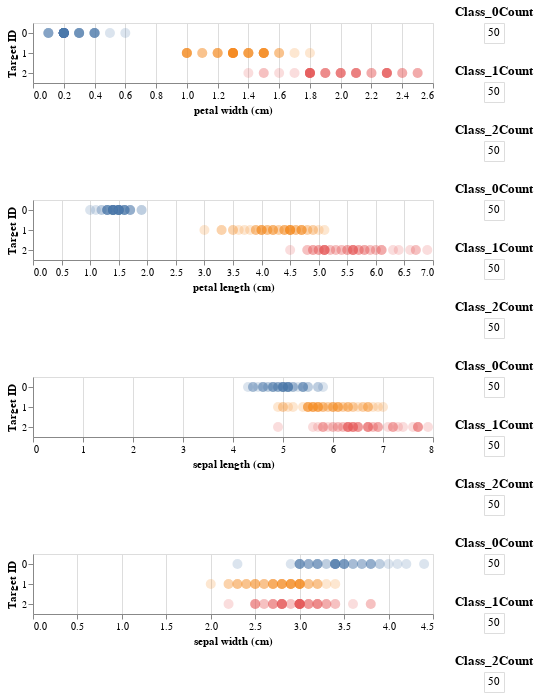

Notebook source saved alongside this figure:
### Markdown cell above
# Classifier with thresholding chart

### Code cell
col = corrframe.columns.to_list()
print('Top(start) bottom(end)')
print('\n')
print('You have to select boundaries at the very top chart first, \n then consecutively move down')
test = complexCharts(frame, col)
t = test[0]
for i in range(1, len(col)):
  t &= test[i]
t

### Figure 1 — Vega-Lite specification as saved in the notebook (floating-point values rounded to 4 significant figures; data arrays with more than 128 entries replaced by an {"elided": "..."} marker saying what was removed)
{"config": {"view": {"continuousWidth": 400, "continuousHeight": 300}}, "vconcat": [{"hconcat": [{"data": {"name": "data-6b7a59183ffc9eb303b21de920314fdd"}, "mark": {"type": "circle", "opacity": 0.2, "size": 100}, "encoding": {"color": {"condition": {"type": "nominal", "field": "target", "legend": null, "selection": "selector175"}, "value": "lightgray"}, "x": {"type": "quantitative", "field": "petal width (cm)"}, "y": {"type": "nominal", "field": "target", "title": "Target ID"}}, "selection": {"selector175": {"type": "interval", "encodings": ["x"]}}}, {"vconcat": [{"data": {"name": "data-e1807c03a4cd44aa388fcfce5b7102b2"}, "mark": "text", "encoding": {"key": {"type": "quantitative", "field": "target"}, "text": {"type": "nominal", "aggregate": "count"}, "y": {"type": "ordinal", "axis": null, "field": "count"}}, "title": "Class_0Count", "transform": [{"filter": {"selection": "selector175"}}]}, {"data": {"name": "data-cdd8bcd9511d6bc16d875782c3ae9a84"}, "mark": "text", "encoding": {"key": {"type": "quantitative", "field": "target"}, "text": {"type": "nominal", "aggregate": "count"}, "y": {"type": "ordinal", "axis": null, "field": "count"}}, "title": "Class_1Count", "transform": [{"filter": {"selection": "selector175"}}]}, {"data": {"name": "data-e5411bd19f6ffe3ad9fa9a9c10eb4855"}, "mark": "text", "encoding": {"key": {"type": "quantitative", "field": "target"}, "text": {"type": "nominal", "aggregate": "count"}, "y": {"type": "ordinal", "axis": null, "field": "count"}}, "title": "Class_2Count", "transform": [{"filter": {"selection": "selector175"}}]}]}]}, {"hconcat": [{"data": {"name": "data-6b7a59183ffc9eb303b21de920314fdd"}, "mark": {"type": "circle", "opacity": 0.2, "size": 100}, "encoding": {"color": {"condition": {"type": "nominal", "field": "target", "legend": null, "selection": "selector176"}, "value": "lightgray"}, "x": {"type": "quantitative", "field": "petal length (cm)"}, "y": {"type": "nominal", "field": "target", "title": "Target ID"}}, "selection": {"selector176": {"type": "interval", "encodings": ["x"]}}, "transform": [{"filter": {"selection": "selector175"}}]}, {"vconcat": [{"data": {"name": "data-e1807c03a4cd44aa388fcfce5b7102b2"}, "mark": "text", "encoding": {"key": {"type": "quantitative", "field": "target"}, "text": {"type": "nominal", "aggregate": "count"}, "y": {"type": "ordinal", "axis": null, "field": "count"}}, "title": "Class_0Count", "transform": [{"filter": {"selection": {"and": ["selector175", "selector176"]}}}]}, {"data": {"name": "data-cdd8bcd9511d6bc16d875782c3ae9a84"}, "mark": "text", "encoding": {"key": {"type": "quantitative", "field": "target"}, "text": {"type": "nominal", "aggregate": "count"}, "y": {"type": "ordinal", "axis": null, "field": "count"}}, "title": "Class_1Count", "transform": [{"filter": {"selection": {"and": ["selector175", "selector176"]}}}]}, {"data": {"name": "data-e5411bd19f6ffe3ad9fa9a9c10eb4855"}, "mark": "text", "encoding": {"key": {"type": "quantitative", "field": "target"}, "text": {"type": "nominal", "aggregate": "count"}, "y": {"type": "ordinal", "axis": null, "field": "count"}}, "title": "Class_2Count", "transform": [{"filter": {"selection": {"and": ["selector175", "selector176"]}}}]}]}]}, {"hconcat": [{"data": {"name": "data-6b7a59183ffc9eb303b21de920314fdd"}, "mark": {"type": "circle", "opacity": 0.2, "size": 100}, "encoding": {"color": {"condition": {"type": "nominal", "field": "target", "legend": null, "selection": "selector177"}, "value": "lightgray"}, "x": {"type": "quantitative", "field": "sepal length (cm)"}, "y": {"type": "nominal", "field": "target", "title": "Target ID"}}, "selection": {"selector177": {"type": "interval", "encodings": ["x"]}}, "transform": [{"filter": {"selection": {"and": ["selector175", "selector176"]}}}]}, {"vconcat": [{"data": {"name": "data-e1807c03a4cd44aa388fcfce5b7102b2"}, "mark": "text", "encoding": {"key": {"type": "quantitative", "field": "target"}, "text": {"type": "nominal", "aggregate": "count"}, "y": {"type": "ordinal", "axis": null, "field": "count"}}, "title": "Class_0Count", "transform": [{"filter": {"selection": {"and": [{"and": ["selector175", "selector176"]}, "selector177"]}}}]}, {"data": {"name": "data-cdd8bcd9511d6bc16d875782c3ae9a84"}, "mark": "text", "encoding": {"key": {"type": "quantitative", "field": "target"}, "text": {"type": "nominal", "aggregate": "count"}, "y": {"type": "ordinal", "axis": null, "field": "count"}}, "title": "Class_1Count", "transform": [{"filter": {"selection": {"and": [{"and": ["selector175", "selector176"]}, "selector177"]}}}]}, {"data": {"name": "data-e5411bd19f6ffe3ad9fa9a9c10eb4855"}, "mark": "text", "encoding": {"key": {"type": "quantitative", "field": "target"}, "text": {"type": "nominal", "aggregate": "count"}, "y": {"type": "ordinal", "axis": null, "field": "count"}}, "title": "Class_2Count", "transform": [{"filter": {"selection": {"and": [{"and": ["selector175", "selector176"]}, "selector177"]}}}]}]}]}, {"hconcat": [{"data": {"name": "data-6b7a59183ffc9eb303b21de920314fdd"}, "mark": {"type": "circle", "opacity": 0.2, "size": 100}, "encoding": {"color": {"condition": {"type": "nominal", "field": "target", "legend": null, "selection": "selector178"}, "value": "lightgray"}, "x": {"type": "quantitative", "field": "sepal width (cm)"}, "y": {"type": "nominal", "field": "target", "title": "Target ID"}}, "selection": {"selector178": {"type": "interval", "encodings": ["x"]}}, "transform": [{"filter": {"selection": {"and": [{"and": ["selector175", "selector176"]}, "selector177"]}}}]}, {"vconcat": [{"data": {"name": "data-e1807c03a4cd44aa388fcfce5b7102b2"}, "mark": "text", "encoding": {"key": {"type": "quantitative", "field": "target"}, "text": {"type": "nominal", "aggregate": "count"}, "y": {"type": "ordinal", "axis": null, "field": "count"}}, "title": "Class_0Count", "transform": [{"filter": {"selection": {"and": [{"and": [{"and": ["selector175", "selector176"]}, "selector177"]}, "selector178"]}}}]}, {"data": {"name": "data-cdd8bcd9511d6bc16d875782c3ae9a84"}, "mark": "text", "encoding": {"key": {"type": "quantitative", "field": "target"}, "text": {"type": "nominal", "aggregate": "count"}, "y": {"type": "ordinal", "axis": null, "field": "count"}}, "title": "Class_1Count", "transform": [{"filter": {"selection": {"and": [{"and": [{"and": ["selector175", "selector176"]}, "selector177"]}, "selector178"]}}}]}, {"data": {"name": "data-e5411bd19f6ffe3ad9fa9a9c10eb4855"}, "mark": "text", "encoding": {"key": {"type": "quantitative", "field": "target"}, "text": {"type": "nominal", "aggregate": "count"}, "y": {"type": "ordinal", "axis": null, "field": "count"}}, "title": "Class_2Count", "transform": [{"filter": {"selection": {"and": [{"and": [{"and": ["selector175", "selector176"]}, "selector177"]}, "selector178"]}}}]}]}]}], "$schema": "https://vega.github.io/schema/vega-lite/v4.0.2.json", "datasets": {"data-6b7a59183ffc9eb303b21de920314fdd": {"elided": "150 records"}, "data-e1807c03a4cd44aa388fcfce5b7102b2": [{"sepal length (cm)": 5.1, "sepal width (cm)": 3.5, "petal length (cm)": 1.4, "petal width (cm)": 0.2, "target": 0}, {"sepal length (cm)": 4.9, "sepal width (cm)": 3.0, "petal length (cm)": 1.4, "petal width (cm)": 0.2, "target": 0}, {"sepal length (cm)": 4.7, "sepal width (cm)": 3.2, "petal length (cm)": 1.3, "petal width (cm)": 0.2, "target": 0}, {"sepal length (cm)": 4.6, "sepal width (cm)": 3.1, "petal length (cm)": 1.5, "petal width (cm)": 0.2, "target": 0}, {"sepal length (cm)": 5.0, "sepal width (cm)": 3.6, "petal length (cm)": 1.4, "petal width (cm)": 0.2, "target": 0}, {"sepal length (cm)": 5.4, "sepal width (cm)": 3.9, "petal length (cm)": 1.7, "petal width (cm)": 0.4, "target": 0}, {"sepal length (cm)": 4.6, "sepal width (cm)": 3.4, "petal length (cm)": 1.4, "petal width (cm)": 0.3, "target": 0}, {"sepal length (cm)": 5.0, "sepal width (cm)": 3.4, "petal length (cm)": 1.5, "petal width (cm)": 0.2, "target": 0}, {"sepal length (cm)": 4.4, "sepal width (cm)": 2.9, "petal length (cm)": 1.4, "petal width (cm)": 0.2, "target": 0}, {"sepal length (cm)": 4.9, "sepal width (cm)": 3.1, "petal length (cm)": 1.5, "petal width (cm)": 0.1, "target": 0}, {"sepal length (cm)": 5.4, "sepal width (cm)": 3.7, "petal length (cm)": 1.5, "petal width (cm)": 0.2, "target": 0}, {"sepal length (cm)": 4.8, "sepal width (cm)": 3.4, "petal length (cm)": 1.6, "petal width (cm)": 0.2, "target": 0}, {"sepal length (cm)": 4.8, "sepal width (cm)": 3.0, "petal length (cm)": 1.4, "petal width (cm)": 0.1, "target": 0}, {"sepal length (cm)": 4.3, "sepal width (cm)": 3.0, "petal length (cm)": 1.1, "petal width (cm)": 0.1, "target": 0}, {"sepal length (cm)": 5.8, "sepal width (cm)": 4.0, "petal length (cm)": 1.2, "petal width (cm)": 0.2, "target": 0}, {"sepal length (cm)": 5.7, "sepal width (cm)": 4.4, "petal length (cm)": 1.5, "petal width (cm)": 0.4, "target": 0}, {"sepal length (cm)": 5.4, "sepal width (cm)": 3.9, "petal length (cm)": 1.3, "petal width (cm)": 0.4, "target": 0}, {"sepal length (cm)": 5.1, "sepal width (cm)": 3.5, "petal length (cm)": 1.4, "petal width (cm)": 0.3, "target": 0}, {"sepal length (cm)": 5.7, "sepal width (cm)": 3.8, "petal length (cm)": 1.7, "petal width (cm)": 0.3, "target": 0}, {"sepal length (cm)": 5.1, "sepal width (cm)": 3.8, "petal length (cm)": 1.5, "petal width (cm)": 0.3, "target": 0}, {"sepal length (cm)": 5.4, "sepal width (cm)": 3.4, "petal length (cm)": 1.7, "petal width (cm)": 0.2, "target": 0}, {"sepal length (cm)": 5.1, "sepal width (cm)": 3.7, "petal length (cm)": 1.5, "petal width (cm)": 0.4, "target": 0}, {"sepal length (cm)": 4.6, "sepal width (cm)": 3.6, "petal length (cm)": 1.0, "petal width (cm)": 0.2, "target": 0}, {"sepal length (cm)": 5.1, "sepal width (cm)": 3.3, "petal length (cm)": 1.7, "petal width (cm)": 0.5, "target": 0}, {"sepal length (cm)": 4.8, "sepal width (cm)": 3.4, "petal length (cm)": 1.9, "petal width (cm)": 0.2, "target": 0}, {"sepal length (cm)": 5.0, "sepal width (cm)": 3.0, "petal length (cm)": 1.6, "petal width (cm)": 0.2, "target": 0}, {"sepal length (cm)": 5.0, "sepal width (cm)": 3.4, "petal length (cm)": 1.6, "petal width (cm)": 0.4, "target": 0}, {"sepal length (cm)": 5.2, "sepal width (cm)": 3.5, "petal length (cm)": 1.5, "petal width (cm)": 0.2, "target": 0}, {"sepal length (cm)": 5.2, "sepal width (cm)": 3.4, "petal length (cm)": 1.4, "petal width (cm)": 0.2, "target": 0}, {"sepal length (cm)": 4.7, "sepal width (cm)": 3.2, "petal length (cm)": 1.6, "petal width (cm)": 0.2, "target": 0}, {"sepal length (cm)": 4.8, "sepal width (cm)": 3.1, "petal length (cm)": 1.6, "petal width (cm)": 0.2, "target": 0}, {"sepal length (cm)": 5.4, "sepal width (cm)": 3.4, "petal length (cm)": 1.5, "petal width (cm)": 0.4, "target": 0}, {"sepal length (cm)": 5.2, "sepal width (cm)": 4.1, "petal length (cm)": 1.5, "petal width (cm)": 0.1, "target": 0}, {"sepal length (cm)": 5.5, "sepal width (cm)": 4.2, "petal length (cm)": 1.4, "petal width (cm)": 0.2, "target": 0}, {"sepal length (cm)": 4.9, "sepal width (cm)": 3.1, "petal length (cm)": 1.5, "petal width (cm)": 0.2, "target": 0}, {"sepal length (cm)": 5.0, "sepal width (cm)": 3.2, "petal length (cm)": 1.2, "petal width (cm)": 0.2, "target": 0}, {"sepal length (cm)": 5.5, "sepal width (cm)": 3.5, "petal length (cm)": 1.3, "petal width (cm)": 0.2, "target": 0}, {"sepal length (cm)": 4.9, "sepal width (cm)": 3.6, "petal length (cm)": 1.4, "petal width (cm)": 0.1, "target": 0}, {"sepal length (cm)": 4.4, "sepal width (cm)": 3.0, "petal length (cm)": 1.3, "petal width (cm)": 0.2, "target": 0}, {"sepal length (cm)": 5.1, "sepal width (cm)": 3.4, "petal length (cm)": 1.5, "petal width (cm)": 0.2, "target": 0}, {"sepal length (cm)": 5.0, "sepal width (cm)": 3.5, "petal length (cm)": 1.3, "petal width (cm)": 0.3, "target": 0}, {"sepal length (cm)": 4.5, "sepal width (cm)": 2.3, "petal length (cm)": 1.3, "petal width (cm)": 0.3, "target": 0}, {"sepal length (cm)": 4.4, "sepal width (cm)": 3.2, "petal length (cm)": 1.3, "petal width (cm)": 0.2, "target": 0}, {"sepal length (cm)": 5.0, "sepal width (cm)": 3.5, "petal length (cm)": 1.6, "petal width (cm)": 0.6, "target": 0}, {"sepal length (cm)": 5.1, "sepal width (cm)": 3.8, "petal length (cm)": 1.9, "petal width (cm)": 0.4, "target": 0}, {"sepal length (cm)": 4.8, "sepal width (cm)": 3.0, "petal length (cm)": 1.4, "petal width (cm)": 0.3, "target": 0}, {"sepal length (cm)": 5.1, "sepal width (cm)": 3.8, "petal length (cm)": 1.6, "petal width (cm)": 0.2, "target": 0}, {"sepal length (cm)": 4.6, "sepal width (cm)": 3.2, "petal length (cm)": 1.4, "petal width (cm)": 0.2, "target": 0}, {"sepal length (cm)": 5.3, "sepal width (cm)": 3.7, "petal length (cm)": 1.5, "petal width (cm)": 0.2, "target": 0}, {"sepal length (cm)": 5.0, "sepal width (cm)": 3.3, "petal length (cm)": 1.4, "petal width (cm)": 0.2, "target": 0}], "data-cdd8bcd9511d6bc16d875782c3ae9a84": [{"sepal length (cm)": 7.0, "sepal width (cm)": 3.2, "petal length (cm)": 4.7, "petal width (cm)": 1.4, "target": 1}, {"sepal length (cm)": 6.4, "sepal width (cm)": 3.2, "petal length (cm)": 4.5, "petal width (cm)": 1.5, "target": 1}, {"sepal length (cm)": 6.9, "sepal width (cm)": 3.1, "petal length (cm)": 4.9, "petal width (cm)": 1.5, "target": 1}, {"sepal length (cm)": 5.5, "sepal width (cm)": 2.3, "petal length (cm)": 4.0, "petal width (cm)": 1.3, "target": 1}, {"sepal length (cm)": 6.5, "sepal width (cm)": 2.8, "petal length (cm)": 4.6, "petal width (cm)": 1.5, "target": 1}, {"sepal length (cm)": 5.7, "sepal width (cm)": 2.8, "petal length (cm)": 4.5, "petal width (cm)": 1.3, "target": 1}, {"sepal length (cm)": 6.3, "sepal width (cm)": 3.3, "petal length (cm)": 4.7, "petal width (cm)": 1.6, "target": 1}, {"sepal length (cm)": 4.9, "sepal width (cm)": 2.4, "petal length (cm)": 3.3, "petal width (cm)": 1.0, "target": 1}, {"sepal length (cm)": 6.6, "sepal width (cm)": 2.9, "petal length (cm)": 4.6, "petal width (cm)": 1.3, "target": 1}, {"sepal length (cm)": 5.2, "sepal width (cm)": 2.7, "petal length (cm)": 3.9, "petal width (cm)": 1.4, "target": 1}, {"sepal length (cm)": 5.0, "sepal width (cm)": 2.0, "petal length (cm)": 3.5, "petal width (cm)": 1.0, "target": 1}, {"sepal length (cm)": 5.9, "sepal width (cm)": 3.0, "petal length (cm)": 4.2, "petal width (cm)": 1.5, "target": 1}, {"sepal length (cm)": 6.0, "sepal width (cm)": 2.2, "petal length (cm)": 4.0, "petal width (cm)": 1.0, "target": 1}, {"sepal length (cm)": 6.1, "sepal width (cm)": 2.9, "petal length (cm)": 4.7, "petal width (cm)": 1.4, "target": 1}, {"sepal length (cm)": 5.6, "sepal width (cm)": 2.9, "petal length (cm)": 3.6, "petal width (cm)": 1.3, "target": 1}, {"sepal length (cm)": 6.7, "sepal width (cm)": 3.1, "petal length (cm)": 4.4, "petal width (cm)": 1.4, "target": 1}, {"sepal length (cm)": 5.6, "sepal width (cm)": 3.0, "petal length (cm)": 4.5, "petal width (cm)": 1.5, "target": 1}, {"sepal length (cm)": 5.8, "sepal width (cm)": 2.7, "petal length (cm)": 4.1, "petal width (cm)": 1.0, "target": 1}, {"sepal length (cm)": 6.2, "sepal width (cm)": 2.2, "petal length (cm)": 4.5, "petal width (cm)": 1.5, "target": 1}, {"sepal length (cm)": 5.6, "sepal width (cm)": 2.5, "petal length (cm)": 3.9, "petal width (cm)": 1.1, "target": 1}, {"sepal length (cm)": 5.9, "sepal width (cm)": 3.2, "petal length (cm)": 4.8, "petal width (cm)": 1.8, "target": 1}, {"sepal length (cm)": 6.1, "sepal width (cm)": 2.8, "petal length (cm)": 4.0, "petal width (cm)": 1.3, "target": 1}, {"sepal length (cm)": 6.3, "sepal width (cm)": 2.5, "petal length (cm)": 4.9, "petal width (cm)": 1.5, "target": 1}, {"sepal length (cm)": 6.1, "sepal width (cm)": 2.8, "petal length (cm)": 4.7, "petal width (cm)": 1.2, "target": 1}, {"sepal length (cm)": 6.4, "sepal width (cm)": 2.9, "petal length (cm)": 4.3, "petal width (cm)": 1.3, "target": 1}, {"sepal length (cm)": 6.6, "sepal width (cm)": 3.0, "petal length (cm)": 4.4, "petal width (cm)": 1.4, "target": 1}, {"sepal length (cm)": 6.8, "sepal width (cm)": 2.8, "petal length (cm)": 4.8, "petal width (cm)": 1.4, "target": 1}, {"sepal length (cm)": 6.7, "sepal width (cm)": 3.0, "petal length (cm)": 5.0, "petal width (cm)": 1.7, "target": 1}, {"sepal length (cm)": 6.0, "sepal width (cm)": 2.9, "petal length (cm)": 4.5, "petal width (cm)": 1.5, "target": 1}, {"sepal length (cm)": 5.7, "sepal width (cm)": 2.6, "petal length (cm)": 3.5, "petal width (cm)": 1.0, "target": 1}, {"sepal length (cm)": 5.5, "sepal width (cm)": 2.4, "petal length (cm)": 3.8, "petal width (cm)": 1.1, "target": 1}, {"sepal length (cm)": 5.5, "sepal width (cm)": 2.4, "petal length (cm)": 3.7, "petal width (cm)": 1.0, "target": 1}, {"sepal length (cm)": 5.8, "sepal width (cm)": 2.7, "petal length (cm)": 3.9, "petal width (cm)": 1.2, "target": 1}, {"sepal length (cm)": 6.0, "sepal width (cm)": 2.7, "petal length (cm)": 5.1, "petal width (cm)": 1.6, "target": 1}, {"sepal length (cm)": 5.4, "sepal width (cm)": 3.0, "petal length (cm)": 4.5, "petal width (cm)": 1.5, "target": 1}, {"sepal length (cm)": 6.0, "sepal width (cm)": 3.4, "petal length (cm)": 4.5, "petal width (cm)": 1.6, "target": 1}, {"sepal length (cm)": 6.7, "sepal width (cm)": 3.1, "petal length (cm)": 4.7, "petal width (cm)": 1.5, "target": 1}, {"sepal length (cm)": 6.3, "sepal width (cm)": 2.3, "petal length (cm)": 4.4, "petal width (cm)": 1.3, "target": 1}, {"sepal length (cm)": 5.6, "sepal width (cm)": 3.0, "petal length (cm)": 4.1, "petal width (cm)": 1.3, "target": 1}, {"sepal length (cm)": 5.5, "sepal width (cm)": 2.5, "petal length (cm)": 4.0, "petal width (cm)": 1.3, "target": 1}, {"sepal length (cm)": 5.5, "sepal width (cm)": 2.6, "petal length (cm)": 4.4, "petal width (cm)": 1.2, "target": 1}, {"sepal length (cm)": 6.1, "sepal width (cm)": 3.0, "petal length (cm)": 4.6, "petal width (cm)": 1.4, "target": 1}, {"sepal length (cm)": 5.8, "sepal width (cm)": 2.6, "petal length (cm)": 4.0, "petal width (cm)": 1.2, "target": 1}, {"sepal length (cm)": 5.0, "sepal width (cm)": 2.3, "petal length (cm)": 3.3, "petal width (cm)": 1.0, "target": 1}, {"sepal length (cm)": 5.6, "sepal width (cm)": 2.7, "petal length (cm)": 4.2, "petal width (cm)": 1.3, "target": 1}, {"sepal length (cm)": 5.7, "sepal width (cm)": 3.0, "petal length (cm)": 4.2, "petal width (cm)": 1.2, "target": 1}, {"sepal length (cm)": 5.7, "sepal width (cm)": 2.9, "petal length (cm)": 4.2, "petal width (cm)": 1.3, "target": 1}, {"sepal length (cm)": 6.2, "sepal width (cm)": 2.9, "petal length (cm)": 4.3, "petal width (cm)": 1.3, "target": 1}, {"sepal length (cm)": 5.1, "sepal width (cm)": 2.5, "petal length (cm)": 3.0, "petal width (cm)": 1.1, "target": 1}, {"sepal length (cm)": 5.7, "sepal width (cm)": 2.8, "petal length (cm)": 4.1, "petal width (cm)": 1.3, "target": 1}], "data-e5411bd19f6ffe3ad9fa9a9c10eb4855": [{"sepal length (cm)": 6.3, "sepal width (cm)": 3.3, "petal length (cm)": 6.0, "petal width (cm)": 2.5, "target": 2}, {"sepal length (cm)": 5.8, "sepal width (cm)": 2.7, "petal length (cm)": 5.1, "petal width (cm)": 1.9, "target": 2}, {"sepal length (cm)": 7.1, "sepal width (cm)": 3.0, "petal length (cm)": 5.9, "petal width (cm)": 2.1, "target": 2}, {"sepal length (cm)": 6.3, "sepal width (cm)": 2.9, "petal length (cm)": 5.6, "petal width (cm)": 1.8, "target": 2}, {"sepal length (cm)": 6.5, "sepal width (cm)": 3.0, "petal length (cm)": 5.8, "petal width (cm)": 2.2, "target": 2}, {"sepal length (cm)": 7.6, "sepal width (cm)": 3.0, "petal length (cm)": 6.6, "petal width (cm)": 2.1, "target": 2}, {"sepal length (cm)": 4.9, "sepal width (cm)": 2.5, "petal length (cm)": 4.5, "petal width (cm)": 1.7, "target": 2}, {"sepal length (cm)": 7.3, "sepal width (cm)": 2.9, "petal length (cm)": 6.3, "petal width (cm)": 1.8, "target": 2}, {"sepal length (cm)": 6.7, "sepal width (cm)": 2.5, "petal length (cm)": 5.8, "petal width (cm)": 1.8, "target": 2}, {"sepal length (cm)": 7.2, "sepal width (cm)": 3.6, "petal length (cm)": 6.1, "petal width (cm)": 2.5, "target": 2}, {"sepal length (cm)": 6.5, "sepal width (cm)": 3.2, "petal length (cm)": 5.1, "petal width (cm)": 2.0, "target": 2}, {"sepal length (cm)": 6.4, "sepal width (cm)": 2.7, "petal length (cm)": 5.3, "petal width (cm)": 1.9, "target": 2}, {"sepal length (cm)": 6.8, "sepal width (cm)": 3.0, "petal length (cm)": 5.5, "petal width (cm)": 2.1, "target": 2}, {"sepal length (cm)": 5.7, "sepal width (cm)": 2.5, "petal length (cm)": 5.0, "petal width (cm)": 2.0, "target": 2}, {"sepal length (cm)": 5.8, "sepal width (cm)": 2.8, "petal length (cm)": 5.1, "petal width (cm)": 2.4, "target": 2}, {"sepal length (cm)": 6.4, "sepal width (cm)": 3.2, "petal length (cm)": 5.3, "petal width (cm)": 2.3, "target": 2}, {"sepal length (cm)": 6.5, "sepal width (cm)": 3.0, "petal length (cm)": 5.5, "petal width (cm)": 1.8, "target": 2}, {"sepal length (cm)": 7.7, "sepal width (cm)": 3.8, "petal length (cm)": 6.7, "petal width (cm)": 2.2, "target": 2}, {"sepal length (cm)": 7.7, "sepal width (cm)": 2.6, "petal length (cm)": 6.9, "petal width (cm)": 2.3, "target": 2}, {"sepal length (cm)": 6.0, "sepal width (cm)": 2.2, "petal length (cm)": 5.0, "petal width (cm)": 1.5, "target": 2}, {"sepal length (cm)": 6.9, "sepal width (cm)": 3.2, "petal length (cm)": 5.7, "petal width (cm)": 2.3, "target": 2}, {"sepal length (cm)": 5.6, "sepal width (cm)": 2.8, "petal length (cm)": 4.9, "petal width (cm)": 2.0, "target": 2}, {"sepal length (cm)": 7.7, "sepal width (cm)": 2.8, "petal length (cm)": 6.7, "petal width (cm)": 2.0, "target": 2}, {"sepal length (cm)": 6.3, "sepal width (cm)": 2.7, "petal length (cm)": 4.9, "petal width (cm)": 1.8, "target": 2}, {"sepal length (cm)": 6.7, "sepal width (cm)": 3.3, "petal length (cm)": 5.7, "petal width (cm)": 2.1, "target": 2}, {"sepal length (cm)": 7.2, "sepal width (cm)": 3.2, "petal length (cm)": 6.0, "petal width (cm)": 1.8, "target": 2}, {"sepal length (cm)": 6.2, "sepal width (cm)": 2.8, "petal length (cm)": 4.8, "petal width (cm)": 1.8, "target": 2}, {"sepal length (cm)": 6.1, "sepal width (cm)": 3.0, "petal length (cm)": 4.9, "petal width (cm)": 1.8, "target": 2}, {"sepal length (cm)": 6.4, "sepal width (cm)": 2.8, "petal length (cm)": 5.6, "petal width (cm)": 2.1, "target": 2}, {"sepal length (cm)": 7.2, "sepal width (cm)": 3.0, "petal length (cm)": 5.8, "petal width (cm)": 1.6, "target": 2}, {"sepal length (cm)": 7.4, "sepal width (cm)": 2.8, "petal length (cm)": 6.1, "petal width (cm)": 1.9, "target": 2}, {"sepal length (cm)": 7.9, "sepal width (cm)": 3.8, "petal length (cm)": 6.4, "petal width (cm)": 2.0, "target": 2}, {"sepal length (cm)": 6.4, "sepal width (cm)": 2.8, "petal length (cm)": 5.6, "petal width (cm)": 2.2, "target": 2}, {"sepal length (cm)": 6.3, "sepal width (cm)": 2.8, "petal length (cm)": 5.1, "petal width (cm)": 1.5, "target": 2}, {"sepal length (cm)": 6.1, "sepal width (cm)": 2.6, "petal length (cm)": 5.6, "petal width (cm)": 1.4, "target": 2}, {"sepal length (cm)": 7.7, "sepal width (cm)": 3.0, "petal length (cm)": 6.1, "petal width (cm)": 2.3, "target": 2}, {"sepal length (cm)": 6.3, "sepal width (cm)": 3.4, "petal length (cm)": 5.6, "petal width (cm)": 2.4, "target": 2}, {"sepal length (cm)": 6.4, "sepal width (cm)": 3.1, "petal length (cm)": 5.5, "petal width (cm)": 1.8, "target": 2}, {"sepal length (cm)": 6.0, "sepal width (cm)": 3.0, "petal length (cm)": 4.8, "petal width (cm)": 1.8, "target": 2}, {"sepal length (cm)": 6.9, "sepal width (cm)": 3.1, "petal length (cm)": 5.4, "petal width (cm)": 2.1, "target": 2}, {"sepal length (cm)": 6.7, "sepal width (cm)": 3.1, "petal length (cm)": 5.6, "petal width (cm)": 2.4, "target": 2}, {"sepal length (cm)": 6.9, "sepal width (cm)": 3.1, "petal length (cm)": 5.1, "petal width (cm)": 2.3, "target": 2}, {"sepal length (cm)": 5.8, "sepal width (cm)": 2.7, "petal length (cm)": 5.1, "petal width (cm)": 1.9, "target": 2}, {"sepal length (cm)": 6.8, "sepal width (cm)": 3.2, "petal length (cm)": 5.9, "petal width (cm)": 2.3, "target": 2}, {"sepal length (cm)": 6.7, "sepal width (cm)": 3.3, "petal length (cm)": 5.7, "petal width (cm)": 2.5, "target": 2}, {"sepal length (cm)": 6.7, "sepal width (cm)": 3.0, "petal length (cm)": 5.2, "petal width (cm)": 2.3, "target": 2}, {"sepal length (cm)": 6.3, "sepal width (cm)": 2.5, "petal length (cm)": 5.0, "petal width (cm)": 1.9, "target": 2}, {"sepal length (cm)": 6.5, "sepal width (cm)": 3.0, "petal length (cm)": 5.2, "petal width (cm)": 2.0, "target": 2}, {"sepal length (cm)": 6.2, "sepal width (cm)": 3.4, "petal length (cm)": 5.4, "petal width (cm)": 2.3, "target": 2}, {"sepal length (cm)": 5.9, "sepal width (cm)": 3.0, "petal length (cm)": 5.1, "petal width (cm)": 1.8, "target": 2}]}}
